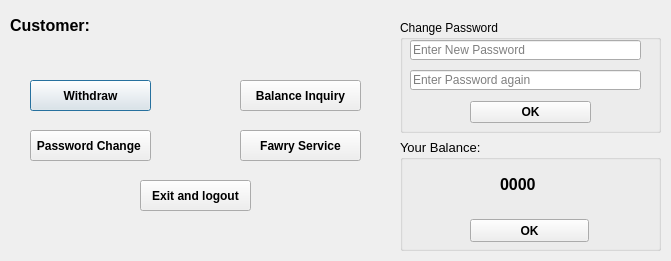
<?xml version="1.0" encoding="UTF-8"?>
<ui version="4.0">
 <class>Dialog</class>
 <widget class="QDialog" name="Dialog">
  <property name="windowTitle">
   <string>Customer Data</string>
  </property>
  <widget class="QLabel" name="lblCustomerName">
   <property name="geometry">
    <rect>
     <x>100</x>
     <y>10</y>
     <width>291</width>
     <height>31</height>
    </rect>
   </property>
   <property name="font">
    <font>
     <pointsize>12</pointsize>
     <weight>75</weight>
     <bold>true</bold>
    </font>
   </property>
   <property name="text">
    <string/>
   </property>
  </widget>
  <widget class="QPushButton" name="btnWithdraw">
   <property name="geometry">
    <rect>
     <x>30</x>
     <y>80</y>
     <width>121</width>
     <height>31</height>
    </rect>
   </property>
   <property name="font">
    <font>
     <pointsize>9</pointsize>
     <weight>75</weight>
     <bold>true</bold>
    </font>
   </property>
   <property name="text">
    <string>Withdraw</string>
   </property>
  </widget>
  <widget class="QPushButton" name="btnExit">
   <property name="geometry">
    <rect>
     <x>140</x>
     <y>180</y>
     <width>111</width>
     <height>31</height>
    </rect>
   </property>
   <property name="font">
    <font>
     <pointsize>9</pointsize>
     <weight>75</weight>
     <bold>true</bold>
    </font>
   </property>
   <property name="text">
    <string>Exit and logout</string>
   </property>
  </widget>
  <widget class="QPushButton" name="btnPassChnage">
   <property name="geometry">
    <rect>
     <x>30</x>
     <y>130</y>
     <width>121</width>
     <height>31</height>
    </rect>
   </property>
   <property name="font">
    <font>
     <pointsize>9</pointsize>
     <weight>75</weight>
     <bold>true</bold>
    </font>
   </property>
   <property name="text">
    <string>Password Change </string>
   </property>
  </widget>
  <widget class="QPushButton" name="btnFawry">
   <property name="geometry">
    <rect>
     <x>240</x>
     <y>130</y>
     <width>121</width>
     <height>31</height>
    </rect>
   </property>
   <property name="font">
    <font>
     <pointsize>9</pointsize>
     <weight>75</weight>
     <bold>true</bold>
    </font>
   </property>
   <property name="text">
    <string>Fawry Service</string>
   </property>
  </widget>
  <widget class="QPushButton" name="btnBalance">
   <property name="geometry">
    <rect>
     <x>240</x>
     <y>80</y>
     <width>121</width>
     <height>31</height>
    </rect>
   </property>
   <property name="font">
    <font>
     <pointsize>9</pointsize>
     <weight>75</weight>
     <bold>true</bold>
    </font>
   </property>
   <property name="text">
    <string>Balance Inquiry</string>
   </property>
  </widget>
  <widget class="QLabel" name="lblCustomerName_2">
   <property name="geometry">
    <rect>
     <x>10</x>
     <y>10</y>
     <width>91</width>
     <height>31</height>
    </rect>
   </property>
   <property name="font">
    <font>
     <pointsize>12</pointsize>
     <weight>75</weight>
     <bold>true</bold>
    </font>
   </property>
   <property name="text">
    <string>Customer: </string>
   </property>
  </widget>
  <widget class="QWidget" name="verticalLayoutWidget">
   <property name="geometry">
    <rect>
     <x>400</x>
     <y>20</y>
     <width>261</width>
     <height>231</height>
    </rect>
   </property>
   <layout class="QVBoxLayout" name="verticalLayout">
    <item>
     <widget class="QGroupBox" name="boxPass">
      <property name="enabled">
       <bool>true</bool>
      </property>
      <property name="title">
       <string>Change Password</string>
      </property>
      <property name="flat">
       <bool>true</bool>
      </property>
      <widget class="QLineEdit" name="txtNewPass">
       <property name="geometry">
        <rect>
         <x>10</x>
         <y>20</y>
         <width>231</width>
         <height>20</height>
        </rect>
       </property>
       <property name="echoMode">
        <enum>QLineEdit::Password</enum>
       </property>
       <property name="placeholderText">
        <string>Enter New Password</string>
       </property>
      </widget>
      <widget class="QLineEdit" name="txtPassConfirm">
       <property name="geometry">
        <rect>
         <x>10</x>
         <y>50</y>
         <width>231</width>
         <height>20</height>
        </rect>
       </property>
       <property name="echoMode">
        <enum>QLineEdit::Password</enum>
       </property>
       <property name="placeholderText">
        <string>Enter Password again</string>
       </property>
      </widget>
      <widget class="QWidget" name="layoutWidget">
       <property name="geometry">
        <rect>
         <x>70</x>
         <y>80</y>
         <width>121</width>
         <height>25</height>
        </rect>
       </property>
       <layout class="QHBoxLayout" name="horizontalLayout">
        <item>
         <widget class="QPushButton" name="btnPassOK">
          <property name="font">
           <font>
            <pointsize>9</pointsize>
            <weight>75</weight>
            <bold>true</bold>
           </font>
          </property>
          <property name="text">
           <string>OK</string>
          </property>
         </widget>
        </item>
       </layout>
      </widget>
     </widget>
    </item>
    <item>
     <widget class="QGroupBox" name="bxbalanc">
      <property name="font">
       <font>
        <pointsize>10</pointsize>
       </font>
      </property>
      <property name="title">
       <string>Your Balance:</string>
      </property>
      <widget class="QPushButton" name="btnOkBlance">
       <property name="geometry">
        <rect>
         <x>70</x>
         <y>80</y>
         <width>119</width>
         <height>23</height>
        </rect>
       </property>
       <property name="font">
        <font>
         <pointsize>9</pointsize>
         <weight>75</weight>
         <bold>true</bold>
        </font>
       </property>
       <property name="text">
        <string>OK</string>
       </property>
      </widget>
      <widget class="QLabel" name="lblBalance">
       <property name="geometry">
        <rect>
         <x>100</x>
         <y>30</y>
         <width>111</width>
         <height>31</height>
        </rect>
       </property>
       <property name="font">
        <font>
         <pointsize>12</pointsize>
         <weight>75</weight>
         <bold>true</bold>
        </font>
       </property>
       <property name="text">
        <string>0000</string>
       </property>
      </widget>
     </widget>
    </item>
   </layout>
  </widget>
 </widget>
 <resources/>
 <connections/>
</ui>
